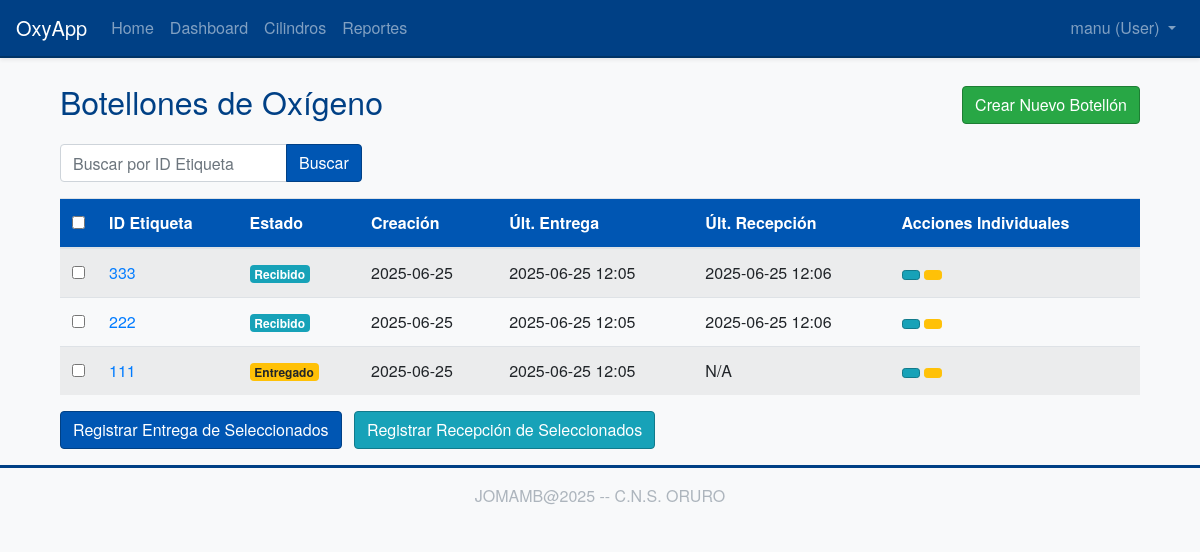
/cylinders/ (signed in), run on an earlier commit of the app's database.
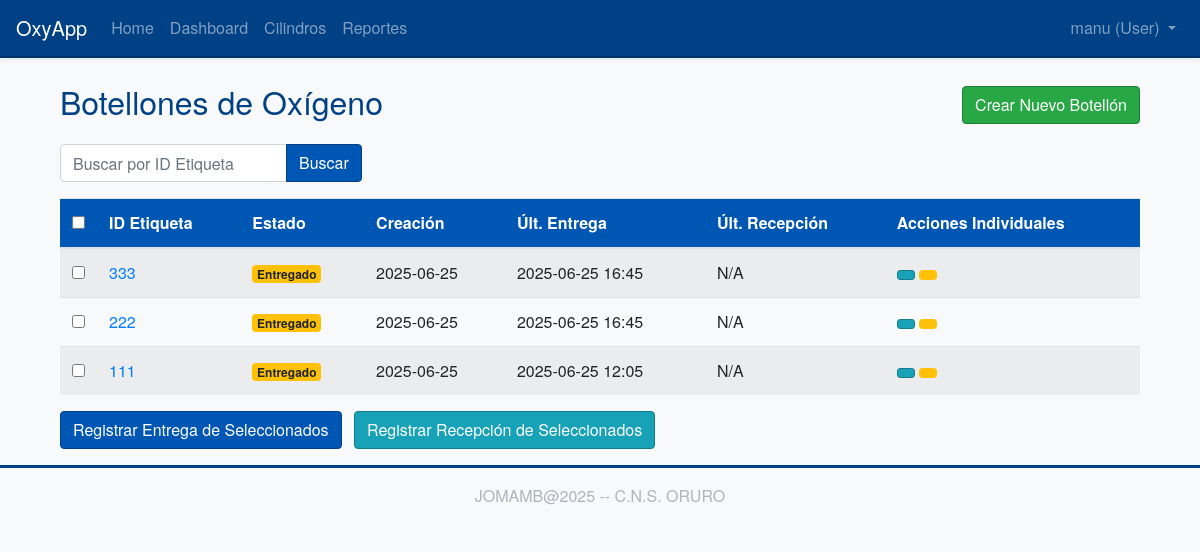
And on a later commit of the database.
### app/models/cylinder.py (models this page shows, shortened)
class Cylinder(db.Model):
    __tablename__ = 'cylinder'
    id = db.Column(db.Integer, primary_key=True)
    cylinder_id_tag = db.Column(db.String(64), index=True, unique=True, nullable=False)
    status = db.Column(db.String(64), default='available', nullable=False)
    creation_date = db.Column(db.DateTime, index=True, default=datetime.utcnow)
    reception_date = db.Column(db.DateTime, nullable=True, index=True)
    delivery_date = db.Column(db.DateTime, nullable=True, index=True)
    marca = db.Column(db.String(80), nullable=True)
    color = db.Column(db.String(50), nullable=True)
    numero_serie = db.Column(db.String(80), nullable=True, index=True)
    esta_activo = db.Column(db.Boolean, default=True, nullable=True, index=True)##solo para pruebas
    historial_movimientos = db.relationship(
        'HistorialMovimiento',
        backref='cilindro',
        lazy='dynamic',
        order_by='HistorialMovimiento.fecha_movimiento.desc()'
    )

### app/routes/cylinders.py (the view)
@bp.route('/')
@login_required
def index():
    page = request.args.get('page', 1, type=int)
    query_term = request.args.get('q', None, type=str)
    base_query = Cylinder.query.filter(Cylinder.esta_activo == True) # FILTRO AÑADIDO
    if query_term:
        search_filter = f"%{query_term}%"
        base_query = base_query.filter(Cylinder.cylinder_id_tag.ilike(search_filter))
    cylinders_pagination = base_query.order_by(Cylinder.creation_date.desc()).paginate(
        page=page, per_page=10, error_out=False
    )
    next_url_params = {'page': cylinders_pagination.next_num}
    if query_term: next_url_params['q'] = query_term
    next_url = url_for('cylinders.index', **next_url_params) if cylinders_pagination.has_next else None
    prev_url_params = {'page': cylinders_pagination.prev_num}
    if query_term: prev_url_params['q'] = query_term
    prev_url = url_for('cylinders.index', **prev_url_params) if cylinders_pagination.has_prev else None
    return render_template('cylinders/index.html',
                           title='Botellones de Oxígeno',
                           cylinders=cylinders_pagination.items,
                           next_url=next_url,
                           prev_url=prev_url,
                           pagination=cylinders_pagination,
                           current_query=query_term)

### app/models/user.py (called while the page is built)
@login.user_loader
def load_user(id):
    return User.query.get(int(id))

### app/templates/cylinders/index.html (shortened to what this page needs)
{% extends "base.html" %}
{% block content %}
<div class="container mt-4 printable-area">
    <div class="d-flex justify-content-between align-items-center mb-3 no-print">
        <h2>Botellones de Oxígeno</h2>
        <div>
            <a href="{{ url_for('cylinders.create_cylinder') }}" class="btn btn-success">Crear Nuevo Botellón</a>
        </div>
    </div>
    <form method="GET" action="{{ url_for('cylinders.index') }}" class="form-inline mb-3 no-print">
        <div class="input-group">
            <input type="text" name="q" class="form-control" placeholder="Buscar por ID Etiqueta" value="{{ current_query or '' }}">
            <div class="input-group-append">
                <button type="submit" class="btn btn-primary">Buscar</button>
            </div>
        </div>
    </form>
    <form method="POST" action="{{ url_for('cylinders.process_batch_action_page') }}" id="batchActionForm" class="no-print">
        {% if cylinders %}
        <table class="table table-striped table-hover">
            <thead>
                <tr>
                    <th style="width: 30px;" class="no-print"><input type="checkbox" id="selectAllCheckboxes" title="Seleccionar Todo/Nada"></th>
                    <th>ID Etiqueta</th>
                    <th>Estado</th>
                    <th>Creación</th>
                    <th>Últ. Entrega</th>
                    <th>Últ. Recepción</th>
                    <th class="no-print">Acciones Individuales</th>
                </tr>
            </thead>
            <tbody>
            {% for cylinder in cylinders %}
                <tr>
                    <td class="no-print"><input type="checkbox" name="selected_cylinder_ids" value="{{ cylinder.id }}" class="cylinder-checkbox"></td>
                    <td><a href="{{ url_for('cylinders.view_cylinder', cylinder_id=cylinder.id) }}">{{ cylinder.cylinder_id_tag }}</a></td>
                    <td>
                        <span class="badge badge-{% if cylinder.status == 'available' %}success{% elif cylinder.status == 'delivered' %}warning{% elif cylinder.status == 'received' %}info{% elif cylinder.status == 'maintenance' %}secondary{% elif cylinder.status == 'created' %}primary{% else %}light{% endif %}">
                            {% if cylinder.status == 'available' %}Disponible
                            {% elif cylinder.status == 'delivered' %}Entregado
                            {% elif cylinder.status == 'received' %}Recibido
                            {% elif cylinder.status == 'maintenance' %}Mantenimiento
                            {% elif cylinder.status == 'created' %}Creado
                            {% else %}{{ cylinder.status | title }}
                            {% endif %}
                        </span>
                    </td>
                    <td>{{ cylinder.creation_date.strftime('%Y-%m-%d') if cylinder.creation_date else 'N/A' }}</td>
                    <td>{{ cylinder.delivery_date.strftime('%Y-%m-%d %H:%M') if cylinder.delivery_date else 'N/A' }}</td>
                    <td>{{ cylinder.reception_date.strftime('%Y-%m-%d %H:%M') if cylinder.reception_date else 'N/A' }}</td>
                    <td class="no-print">
                        <a href="{{ url_for('cylinders.view_cylinder', cylinder_id=cylinder.id) }}" class="btn btn-sm btn-info" title="Ver Detalles"></a>
                        <a href="{{ url_for('cylinders.update_cylinder_status', cylinder_id=cylinder.id) }}" class="btn btn-sm btn-warning" title="Actualizar Estado"></a>
                    </td>
                </tr>
                {% endfor %}
            </tbody>
        </table>
        <div class="mt-3 mb-3 no-print">
            <button type="submit" name="batch_action_type" value="deliver" class="btn btn-primary mr-2">Registrar Entrega de Seleccionados</button>
            <button type="submit" name="batch_action_type" value="receive" class="btn btn-info mr-2">Registrar Recepción de Seleccionados</button>
        </div>
        {% endif %}
    </form>
</div>
{% endblock %}

What changed in the data, as far as the page shows it:
changed Cylinder (number 1 of 3 on the later page): delivery_date "2025-06-25 12:05" → "2025-06-25 16:45"; reception_date "2025-06-25 12:06" → "N/A"; status "Recibido" → "Entregado"
changed Cylinder (number 2 of 3 on the later page): delivery_date "2025-06-25 12:05" → "2025-06-25 16:45"; reception_date "2025-06-25 12:06" → "N/A"; status "Recibido" → "Entregado"
